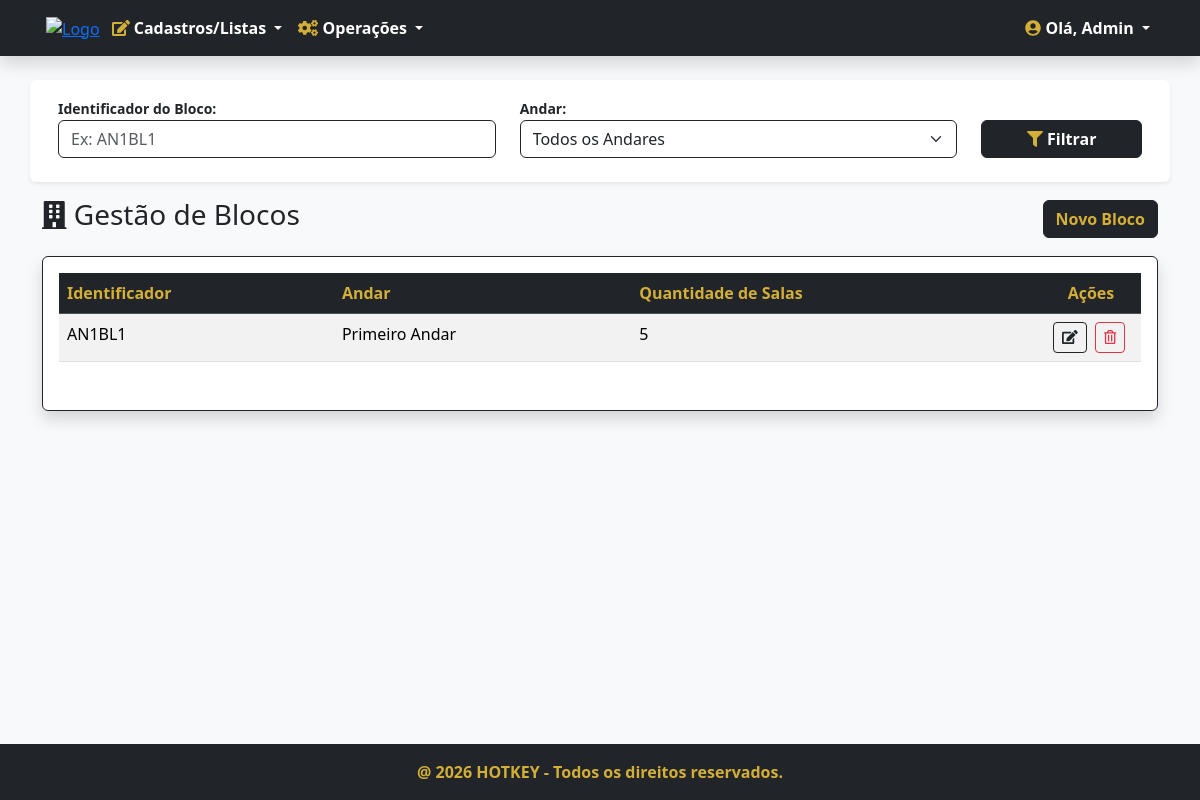
Page /blocos/ (signed in) on the committed database.
### blocos/models.py (models this page shows, shortened)
class Bloco(models.Model):
    ANDAR_CHOICES = [
        ('1', 'Primeiro Andar'),
        ('2', 'Segundo Andar'),
        ('3', 'Terceiro Andar'),
        ('4', 'Quarto Andar'),
        ('5', 'Quinto Andar'),
        ('6', 'Sexto Andar'),
        ('7', 'Setimo Andar'),
        ('8', 'Oitavo Andar'),
    ]
    codigo = models.CharField('Codigo',max_length=100, unique=True, help_text='Identificador do bloco')
    andar = models.CharField('Andar',max_length=100, choices=ANDAR_CHOICES, help_text='Andar do bloco',default='1')
    quantidade = models.IntegerField('Quantidade',validators=[MinValueValidator(0), MaxValueValidator(15)],help_text='Quantidade de salas do bloco(Máx: 15)')
    class Meta:
        verbose_name = 'Bloco'
        verbose_name_plural = 'Blocos'

### blocos/views.py (the view)
# urls.py: path('',BlocoListView.as_view(),name='blocos'),
class BlocoListView(PermissionRequiredMixin,ListView):
    permission_required = 'blocos.view_bloco'
    permission_denied_message = 'Visualizar bloco'
    model = Bloco
    template_name = 'blocos.html'
    def get_queryset(self):
        qs = super(BlocoListView, self).get_queryset()
        codigo = self.request.GET.get('codigo')
        andar = self.request.GET.get('andar')
        if codigo:
            qs = qs.filter(codigo__icontains=codigo)
        if andar:
            qs = qs.filter(andar=andar)
        if qs.count() > 0:
            paginator = Paginator(qs, 1)
            listagem = paginator.get_page(self.request.GET.get('page'))
            return listagem
        else:
            return messages.info(self.request, 'Nenhum bloco encontrado com estes filtros!')

### blocos/templates/blocos.html (shortened to what this page needs)
{% extends 'index.html' %}
{% load django_bootstrap5 %}
{% block content %}
<section class="section mt-4">
    <div class="container">
        <form action="" method="GET">
            <div class="row p-3 mb-3 bg-white shadow-sm rounded align-items-end">
                <div class="col-md-5 mb-2">
                    <label class="fw-bold text-dark small">Identificador do Bloco:</label>
                    <input class="form-control border-dark" type="text" name="codigo" value="{{ request.GET.codigo }}" placeholder="Ex: AN1BL1">
                </div>
                <div class="col-md-5 mb-2">
                    <label class="fw-bold text-dark small">Andar:</label>
                    <select class="form-select border-dark" name="andar">
                        <option value="">Todos os Andares</option>
                    </select>
                </div>
                <div class="col-md-2 mb-2">
                    <button type="submit" class="btn btn-dark w-100 fw-bold"><i class="fas fa-filter text-gold"></i> Filtrar</button>
                </div>
            </div>
        </form>
        <div class="d-flex justify-content-between align-items-center mb-3">
            <h3 class="text-dark"><i class="fas fa-building"></i> Gestão de Blocos</h3>
            <a href="{% url 'bloco_adicionar' %}" class="btn btn-dark text-gold fw-bold">Novo Bloco</a>
        </div>
        {% if object_list %}
        <div class="card shadow border-dark">
            <div class="card-body">
                <div class="table-responsive">
                    <table class="table table-hover table-striped">
                        <thead class="table-dark">
                            <tr>
                                <th class="text-gold">Identificador</th>
                                <th class="text-gold">Andar</th>
                                <th class="text-gold">Quantidade de Salas</th>
                                <th style="width: 100px; text-align: center" class="text-gold">Ações</th>
                            </tr>
                        </thead>
                        <tbody>
                            {% for bloco in object_list %}
                            <tr>
                                <td>{{ bloco.codigo }}</td>
                                <td>{{ bloco.get_andar_display }}</td>
                                <td>{{ bloco.quantidade }}</td>
                                <td style="text-align: center">
                                    <a href="{% url 'bloco_editar' bloco.pk %}" class="btn btn-sm btn-outline-dark me-1" title="Editar">
                                        <i class="fas fa-edit"></i>
                                    </a>
                                    <a href="{% url 'bloco_apagar' bloco.pk %}" class="btn btn-sm btn-outline-danger me-1" title="Excluir">
                                        <i class="far fa-trash-alt"></i>
                                    </a>
                                </td>
                            </tr>
                            {% endfor %}
                        </tbody>
                    </table>
                </div>
            </div>
        </div>
        {% else %}
        <div class="alert alert-warning border-dark text-dark mt-4">
            <h5 class="m-0"><i class="fas fa-exclamation-triangle text-gold"></i> Não existem blocos cadastrados!</h5>
        </div>
        {% endif %}
    </div>
</section>
{% endblock %}

### home/templates/index.html (shortened to what this page needs)
<!DOCTYPE html>
{% load static %}
{% load django_bootstrap5 %}
<html lang="pt-br" data-bs-theme="light">
{% block head %}
    {% include "head.html" %}
{% endblock %}
<body class="d-flex flex-column min-vh-100">
    <nav class="navbar navbar-expand-lg bg-dark navbar-dark shadow">
        <div class="container">
            <div class="m-1">
                    <a href="{% url 'index' %}"><img src="{% static 'img/LogoHotkey.png' %}" alt="Logo" class="img-fluid" width="75px"></a>
            </div>
            <div class="collapse navbar-collapse" id="menuPrincipal">
                {% if request.user.is_authenticated %}
                <ul class="navbar-nav me-auto mb-2 mb-lg-0">
                    <li class="nav-item dropdown">
                        <a class="nav-link dropdown-toggle fw-bold" href="#" id="menuCadastros" role="button" data-bs-toggle="dropdown">
                            <i class="fas fa-edit text-gold"></i> Cadastros/Listas
                        </a>
                    </li>
                    <li class="nav-item dropdown">
                        <a class="nav-link dropdown-toggle fw-bold" href="#" id="menuOperacoes" role="button" data-bs-toggle="dropdown">
                            <i class="fas fa-cogs text-gold"></i> Operações
                        </a>
                    </li>
                </ul>
                <ul class="navbar-nav ms-auto">
                    <li class="nav-item dropdown">
                        <a class="nav-link dropdown-toggle fw-bold text-white" href="#" id="menuUsuario" role="button" data-bs-toggle="dropdown">
                            <i class="fas fa-user-circle text-gold"></i> Olá, {{ request.user.username|title }}
                        </a>
                    </li>
                </ul>
                {% endif %}
            </div>
        </div>
    </nav>
    <main class="flex-grow-1">
        {% block content %}{% endblock %}
    </main>
    {% block footer %}
        {% include "footer.html" %}
    {% endblock %}
</body>
</html>

### home/templates/head.html (style rules this page uses)
body { background-color: #f8f9fa; }
.text-gold { color: #D4AF37 !important; }
.navbar-dark .navbar-nav .nav-link { color: #fff; }

### rows in the picture
Bloco: codigo "AN1BL1", andar "Primeiro Andar", quantidade "5"

### other values in the picture
{{ request.user.username|title }} "Admin"
